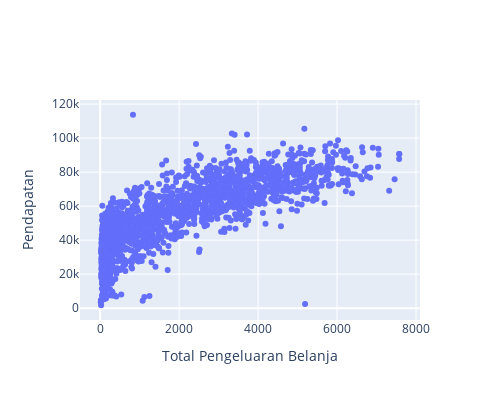

Source (notebook cell):
### Markdown cell above
### Korelasi antara pendapatan dengan pengeluaran belanja

dapat dilihat pada kesimpulan 1,2 dan 3 bahwa jumlah pelanggan terbanyak yaitu pada rentang usia 41-60, namun bila dilihat dari rata-rata pendapatan dan rata-rata total pengeluaran belanja didominasi oleh pelanggan dengan rentang usia 61-80. Maka dari itu perlu dilihat apakah ada korelasi antara pendapatan dengan total pengeluaran belanja.

### Code cell
# membuat scatterplot untuk melihat hubungan antara pendapatan dengan total pengeluaran belanja
fig = go.Figure(data=go.Scatter(name='Pengamatan',x=df['Mnt_Total'], y=df['Income'],mode='markers'))
fig.update_traces(hovertemplate='Pengeluaran: %{x} <br>Pendapatan: %{y}')
fig.update_layout(width=500, height=400, xaxis_title='Total Pengeluaran Belanja', yaxis_title='Pendapatan')
fig.show()

### Figure 1 — Plotly figure (JSON) as saved in the notebook; plotly's stock layout.template omitted (floating-point values rounded to 4 significant figures; data arrays with more than 128 entries replaced by an {"elided": "..."} marker saying what was removed)
{"data": [{"hovertemplate": "Pengeluaran: %{x} <br>Pendapatan: %{y}", "mode": "markers", "name": "Pengamatan", "type": "scatter", "x": {"elided": "2014 int values"}, "y": {"elided": "2014 int values"}}], "layout": {"height": 400, "width": 500, "xaxis": {"title": {"text": "Total Pengeluaran Belanja"}}, "yaxis": {"title": {"text": "Pendapatan"}}}}
